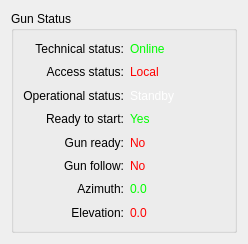
<?xml version="1.0" encoding="UTF-8"?>
<ui version="4.0">
 <class>FrameGunDataMonitoring</class>
 <widget class="QFrame" name="FrameGunDataMonitoring">
  <property name="geometry">
   <rect>
    <x>0</x>
    <y>0</y>
    <width>248</width>
    <height>244</height>
   </rect>
  </property>
  <property name="windowTitle">
   <string>Frame</string>
  </property>
  <layout class="QGridLayout" name="gridLayout_2">
   <item row="0" column="0">
    <widget class="QGroupBox" name="groupBoxGunStat">
     <property name="enabled">
      <bool>true</bool>
     </property>
     <property name="styleSheet">
      <string notr="true"/>
     </property>
     <property name="title">
      <string>Gun Status</string>
     </property>
     <layout class="QGridLayout" name="gridLayout">
      <item row="0" column="0">
       <layout class="QHBoxLayout" name="horizontalLayout">
        <item>
         <layout class="QVBoxLayout" name="verticalLayout">
          <item>
           <widget class="QLabel" name="label">
            <property name="enabled">
             <bool>true</bool>
            </property>
            <property name="layoutDirection">
             <enum>Qt::LeftToRight</enum>
            </property>
            <property name="text">
             <string>Technical status:</string>
            </property>
            <property name="alignment">
             <set>Qt::AlignRight|Qt::AlignTrailing|Qt::AlignVCenter</set>
            </property>
           </widget>
          </item>
          <item>
           <widget class="QLabel" name="label_3">
            <property name="layoutDirection">
             <enum>Qt::LeftToRight</enum>
            </property>
            <property name="text">
             <string>Access status:</string>
            </property>
            <property name="alignment">
             <set>Qt::AlignRight|Qt::AlignTrailing|Qt::AlignVCenter</set>
            </property>
           </widget>
          </item>
          <item>
           <widget class="QLabel" name="label_2">
            <property name="layoutDirection">
             <enum>Qt::LeftToRight</enum>
            </property>
            <property name="text">
             <string>Operational status:</string>
            </property>
            <property name="alignment">
             <set>Qt::AlignRight|Qt::AlignTrailing|Qt::AlignVCenter</set>
            </property>
           </widget>
          </item>
          <item>
           <widget class="QLabel" name="label_4">
            <property name="layoutDirection">
             <enum>Qt::LeftToRight</enum>
            </property>
            <property name="text">
             <string>Ready to start:</string>
            </property>
            <property name="alignment">
             <set>Qt::AlignRight|Qt::AlignTrailing|Qt::AlignVCenter</set>
            </property>
           </widget>
          </item>
          <item>
           <widget class="QLabel" name="label_5">
            <property name="layoutDirection">
             <enum>Qt::LeftToRight</enum>
            </property>
            <property name="text">
             <string>Gun ready:</string>
            </property>
            <property name="alignment">
             <set>Qt::AlignRight|Qt::AlignTrailing|Qt::AlignVCenter</set>
            </property>
           </widget>
          </item>
          <item>
           <widget class="QLabel" name="label_6">
            <property name="layoutDirection">
             <enum>Qt::LeftToRight</enum>
            </property>
            <property name="text">
             <string>Gun follow:</string>
            </property>
            <property name="alignment">
             <set>Qt::AlignRight|Qt::AlignTrailing|Qt::AlignVCenter</set>
            </property>
           </widget>
          </item>
          <item>
           <widget class="QLabel" name="label_13">
            <property name="layoutDirection">
             <enum>Qt::LeftToRight</enum>
            </property>
            <property name="text">
             <string>Azimuth:</string>
            </property>
            <property name="alignment">
             <set>Qt::AlignRight|Qt::AlignTrailing|Qt::AlignVCenter</set>
            </property>
           </widget>
          </item>
          <item>
           <widget class="QLabel" name="label_14">
            <property name="layoutDirection">
             <enum>Qt::LeftToRight</enum>
            </property>
            <property name="text">
             <string>Elevation:</string>
            </property>
            <property name="alignment">
             <set>Qt::AlignRight|Qt::AlignTrailing|Qt::AlignVCenter</set>
            </property>
           </widget>
          </item>
         </layout>
        </item>
        <item>
         <layout class="QVBoxLayout" name="verticalLayout_2">
          <item>
           <widget class="QLabel" name="labelGunStatTech">
            <property name="layoutDirection">
             <enum>Qt::LeftToRight</enum>
            </property>
            <property name="styleSheet">
             <string notr="true">color: rgb(0, 255, 0);</string>
            </property>
            <property name="text">
             <string>Online</string>
            </property>
            <property name="alignment">
             <set>Qt::AlignLeading|Qt::AlignLeft|Qt::AlignVCenter</set>
            </property>
           </widget>
          </item>
          <item>
           <widget class="QLabel" name="labelGunStatAccess">
            <property name="layoutDirection">
             <enum>Qt::LeftToRight</enum>
            </property>
            <property name="styleSheet">
             <string notr="true">color : rgb(255, 0, 0);</string>
            </property>
            <property name="text">
             <string>Local</string>
            </property>
            <property name="alignment">
             <set>Qt::AlignLeading|Qt::AlignLeft|Qt::AlignVCenter</set>
            </property>
           </widget>
          </item>
          <item>
           <widget class="QLabel" name="labelGunStatOp">
            <property name="layoutDirection">
             <enum>Qt::LeftToRight</enum>
            </property>
            <property name="styleSheet">
             <string notr="true">color: rgb(255, 255, 255);</string>
            </property>
            <property name="text">
             <string>Standby</string>
            </property>
            <property name="alignment">
             <set>Qt::AlignLeading|Qt::AlignLeft|Qt::AlignVCenter</set>
            </property>
           </widget>
          </item>
          <item>
           <widget class="QLabel" name="labelGunStatReadyToStart">
            <property name="layoutDirection">
             <enum>Qt::LeftToRight</enum>
            </property>
            <property name="styleSheet">
             <string notr="true">color: rgb(0, 255, 0);</string>
            </property>
            <property name="text">
             <string>Yes</string>
            </property>
            <property name="alignment">
             <set>Qt::AlignLeading|Qt::AlignLeft|Qt::AlignVCenter</set>
            </property>
           </widget>
          </item>
          <item>
           <widget class="QLabel" name="labelGunStatReady">
            <property name="palette">
             <palette>
              <active>
               <colorrole role="WindowText">
                <brush brushstyle="SolidPattern">
                 <color alpha="255">
                  <red>255</red>
                  <green>0</green>
                  <blue>0</blue>
                 </color>
                </brush>
               </colorrole>
               <colorrole role="Text">
                <brush brushstyle="SolidPattern">
                 <color alpha="255">
                  <red>255</red>
                  <green>0</green>
                  <blue>0</blue>
                 </color>
                </brush>
               </colorrole>
               <colorrole role="ButtonText">
                <brush brushstyle="SolidPattern">
                 <color alpha="255">
                  <red>255</red>
                  <green>0</green>
                  <blue>0</blue>
                 </color>
                </brush>
               </colorrole>
               <colorrole role="PlaceholderText">
                <brush brushstyle="SolidPattern">
                 <color alpha="128">
                  <red>255</red>
                  <green>0</green>
                  <blue>0</blue>
                 </color>
                </brush>
               </colorrole>
              </active>
              <inactive>
               <colorrole role="WindowText">
                <brush brushstyle="SolidPattern">
                 <color alpha="255">
                  <red>255</red>
                  <green>0</green>
                  <blue>0</blue>
                 </color>
                </brush>
               </colorrole>
               <colorrole role="Text">
                <brush brushstyle="SolidPattern">
                 <color alpha="255">
                  <red>255</red>
                  <green>0</green>
                  <blue>0</blue>
                 </color>
                </brush>
               </colorrole>
               <colorrole role="ButtonText">
                <brush brushstyle="SolidPattern">
                 <color alpha="255">
                  <red>255</red>
                  <green>0</green>
                  <blue>0</blue>
                 </color>
                </brush>
               </colorrole>
               <colorrole role="PlaceholderText">
                <brush brushstyle="SolidPattern">
                 <color alpha="128">
                  <red>255</red>
                  <green>0</green>
                  <blue>0</blue>
                 </color>
                </brush>
               </colorrole>
              </inactive>
              <disabled>
               <colorrole role="WindowText">
                <brush brushstyle="SolidPattern">
                 <color alpha="255">
                  <red>255</red>
                  <green>0</green>
                  <blue>0</blue>
                 </color>
                </brush>
               </colorrole>
               <colorrole role="Text">
                <brush brushstyle="SolidPattern">
                 <color alpha="255">
                  <red>255</red>
                  <green>0</green>
                  <blue>0</blue>
                 </color>
                </brush>
               </colorrole>
               <colorrole role="ButtonText">
                <brush brushstyle="SolidPattern">
                 <color alpha="255">
                  <red>255</red>
                  <green>0</green>
                  <blue>0</blue>
                 </color>
                </brush>
               </colorrole>
               <colorrole role="PlaceholderText">
                <brush brushstyle="SolidPattern">
                 <color alpha="128">
                  <red>255</red>
                  <green>0</green>
                  <blue>0</blue>
                 </color>
                </brush>
               </colorrole>
              </disabled>
             </palette>
            </property>
            <property name="layoutDirection">
             <enum>Qt::LeftToRight</enum>
            </property>
            <property name="styleSheet">
             <string notr="true">color: rgb(255, 0, 0);</string>
            </property>
            <property name="text">
             <string>No</string>
            </property>
            <property name="alignment">
             <set>Qt::AlignLeading|Qt::AlignLeft|Qt::AlignVCenter</set>
            </property>
           </widget>
          </item>
          <item>
           <widget class="QLabel" name="labelGunStatFollow">
            <property name="layoutDirection">
             <enum>Qt::LeftToRight</enum>
            </property>
            <property name="styleSheet">
             <string notr="true">color: rgb(255, 0, 0);</string>
            </property>
            <property name="text">
             <string>No</string>
            </property>
            <property name="alignment">
             <set>Qt::AlignLeading|Qt::AlignLeft|Qt::AlignVCenter</set>
            </property>
           </widget>
          </item>
          <item>
           <widget class="QLabel" name="labelGunStatAz">
            <property name="layoutDirection">
             <enum>Qt::LeftToRight</enum>
            </property>
            <property name="styleSheet">
             <string notr="true">color: rgb(0, 255, 0);</string>
            </property>
            <property name="text">
             <string>0.0</string>
            </property>
            <property name="alignment">
             <set>Qt::AlignLeading|Qt::AlignLeft|Qt::AlignVCenter</set>
            </property>
           </widget>
          </item>
          <item>
           <widget class="QLabel" name="labelGunStatEl">
            <property name="layoutDirection">
             <enum>Qt::LeftToRight</enum>
            </property>
            <property name="styleSheet">
             <string notr="true">color: rgb(255, 0, 0);</string>
            </property>
            <property name="text">
             <string>0.0</string>
            </property>
            <property name="alignment">
             <set>Qt::AlignLeading|Qt::AlignLeft|Qt::AlignVCenter</set>
            </property>
           </widget>
          </item>
         </layout>
        </item>
       </layout>
      </item>
     </layout>
    </widget>
   </item>
  </layout>
 </widget>
 <resources/>
 <connections/>
</ui>
